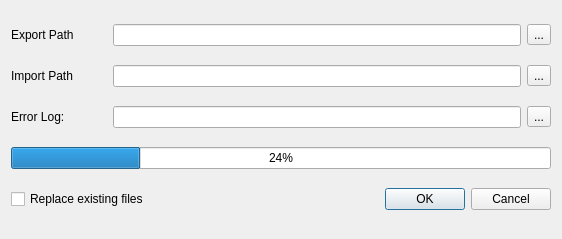
<?xml version="1.0" encoding="UTF-8"?>
<ui version="4.0">
 <class>GTAFSIIImportWidget</class>
 <widget class="QDialog" name="GTAFSIIImportWidget">
  <property name="geometry">
   <rect>
    <x>0</x>
    <y>0</y>
    <width>562</width>
    <height>239</height>
   </rect>
  </property>
  <property name="sizePolicy">
   <sizepolicy hsizetype="Expanding" vsizetype="Fixed">
    <horstretch>0</horstretch>
    <verstretch>0</verstretch>
   </sizepolicy>
  </property>
  <property name="windowTitle">
   <string>Import Flat Script Files</string>
  </property>
  <layout class="QGridLayout" name="gridLayout">
   <item row="0" column="0" colspan="3">
    <layout class="QHBoxLayout" name="horizontalLayout_2">
     <item>
      <widget class="QLabel" name="libFileFolLB">
       <property name="minimumSize">
        <size>
         <width>96</width>
         <height>0</height>
        </size>
       </property>
       <property name="text">
        <string>Export Path</string>
       </property>
      </widget>
     </item>
     <item>
      <widget class="QLineEdit" name="ExportFilePathLE">
       <property name="readOnly">
        <bool>true</bool>
       </property>
      </widget>
     </item>
     <item>
      <widget class="QToolButton" name="BrowseExportPathPB">
       <property name="toolTip">
        <string>Browse folder</string>
       </property>
       <property name="text">
        <string>...</string>
       </property>
       <property name="icon">
        <iconset resource="../resource.qrc">
         <normaloff>:/images/forms/img/OpenFolder.png</normaloff>:/images/forms/img/OpenFolder.png</iconset>
       </property>
      </widget>
     </item>
    </layout>
   </item>
   <item row="1" column="0" colspan="3">
    <layout class="QHBoxLayout" name="horizontalLayout_4">
     <item>
      <widget class="QLabel" name="label">
       <property name="minimumSize">
        <size>
         <width>96</width>
         <height>0</height>
        </size>
       </property>
       <property name="text">
        <string>Import Path</string>
       </property>
      </widget>
     </item>
     <item>
      <widget class="QLineEdit" name="ImportPathLE">
       <property name="readOnly">
        <bool>true</bool>
       </property>
      </widget>
     </item>
     <item>
      <widget class="QToolButton" name="BrowseImportPathPB">
       <property name="toolTip">
        <string>Browse folder</string>
       </property>
       <property name="text">
        <string>...</string>
       </property>
       <property name="icon">
        <iconset resource="../resource.qrc">
         <normaloff>:/images/forms/img/OpenFolder.png</normaloff>:/images/forms/img/OpenFolder.png</iconset>
       </property>
      </widget>
     </item>
    </layout>
   </item>
   <item row="2" column="0" colspan="3">
    <layout class="QHBoxLayout" name="horizontalLayout">
     <item>
      <widget class="QLabel" name="errorLogLB">
       <property name="minimumSize">
        <size>
         <width>96</width>
         <height>0</height>
        </size>
       </property>
       <property name="text">
        <string>Error Log:</string>
       </property>
      </widget>
     </item>
     <item>
      <widget class="QLineEdit" name="ErrorlLogFilePathLE">
       <property name="readOnly">
        <bool>true</bool>
       </property>
      </widget>
     </item>
     <item>
      <widget class="QToolButton" name="BrowseErrorFolderPB">
       <property name="toolTip">
        <string>Browse folder</string>
       </property>
       <property name="text">
        <string>...</string>
       </property>
       <property name="icon">
        <iconset resource="../resource.qrc">
         <normaloff>:/images/forms/img/OpenFolder.png</normaloff>:/images/forms/img/OpenFolder.png</iconset>
       </property>
      </widget>
     </item>
    </layout>
   </item>
   <item row="3" column="0" colspan="3">
    <widget class="QProgressBar" name="progressBar">
     <property name="value">
      <number>24</number>
     </property>
    </widget>
   </item>
   <item row="4" column="0">
    <widget class="QCheckBox" name="replaceFilesCB">
     <property name="text">
      <string>Replace existing files</string>
     </property>
    </widget>
   </item>
   <item row="4" column="1">
    <widget class="QPushButton" name="okPB">
     <property name="maximumSize">
      <size>
       <width>80</width>
       <height>16777215</height>
      </size>
     </property>
     <property name="text">
      <string>OK</string>
     </property>
     <property name="icon">
      <iconset resource="../resource.qrc">
       <normaloff>:/images/forms/img/OK.png</normaloff>:/images/forms/img/OK.png</iconset>
     </property>
    </widget>
   </item>
   <item row="4" column="2">
    <widget class="QPushButton" name="cancelPB">
     <property name="maximumSize">
      <size>
       <width>80</width>
       <height>16777215</height>
      </size>
     </property>
     <property name="text">
      <string>Cancel</string>
     </property>
     <property name="icon">
      <iconset resource="../resource.qrc">
       <normaloff>:/images/forms/img/CANCEL.jpg</normaloff>:/images/forms/img/CANCEL.jpg</iconset>
     </property>
    </widget>
   </item>
  </layout>
 </widget>
 <resources>
  <include location="../resource.qrc"/>
 </resources>
 <connections/>
</ui>
